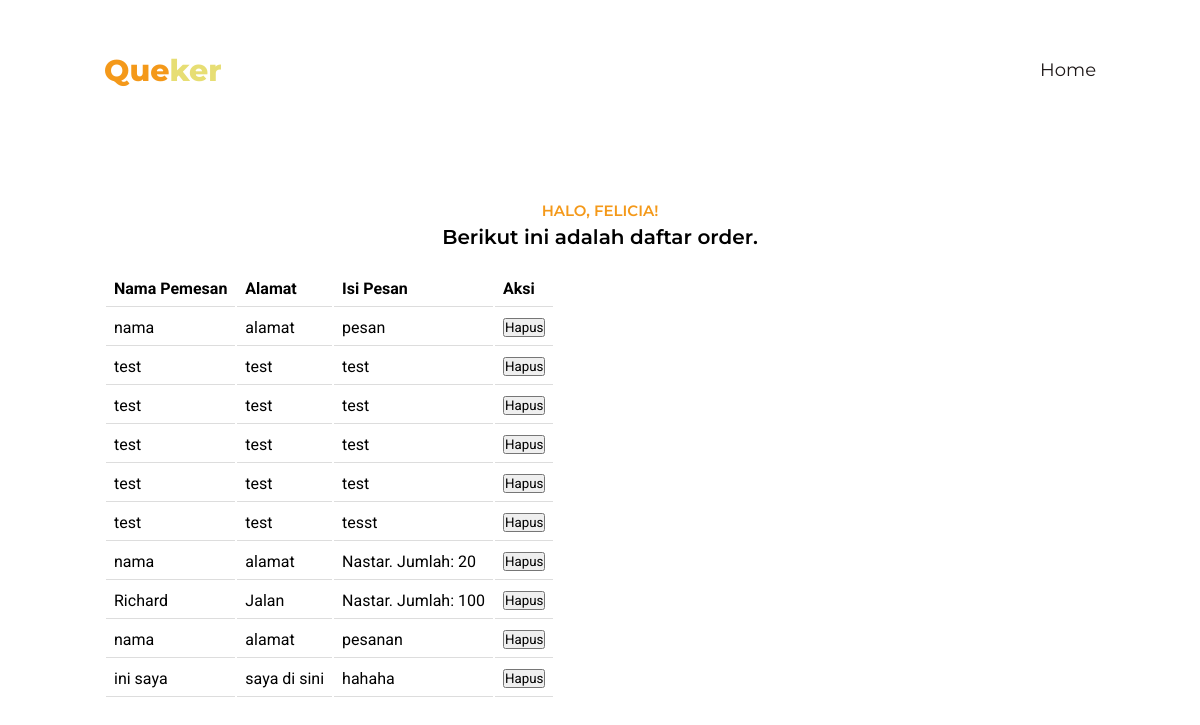
Screenshot of /daftarOrder.php (signed in) with the database file from the repository.
### tables this page shows
CREATE TABLE `orders` (
  `order_id` int NOT NULL,
  `name` varchar(255) NOT NULL,
  `address` varchar(255) NOT NULL,
  `message` varchar(255) NOT NULL,
  `insert_at` timestamp NULL DEFAULT CURRENT_TIMESTAMP,
  `updated_at` timestamp NULL DEFAULT CURRENT_TIMESTAMP ON UPDATE CURRENT_TIMESTAMP
);

### app/controller/daftarOrderPageController.php (called while the page is built, shortened)
<?php
include("./app/config/database.php");
function getAllOrders() {
    global $conn;
    if ($conn) {
        $sql = "SELECT * FROM orders";
        $result = mysqli_query($conn, $sql);
        if ($result && mysqli_num_rows($result) > 0) {
            $data = array();
            while ($row = mysqli_fetch_assoc($result)) {
                $data[] = $row;
            }
            return $data;
        } else {
            echo "there is no data";
            exit();
        }
    } else {
        echo "there is an error";
        exit();
    }
}

### daftarOrder.php (the view, shortened to what this page needs)
<?php
include "./app/controller/authController.php";
include "./app/controller/daftarOrderPageController.php";
$orders = getAllOrders();
?>
<!DOCTYPE html>
<html lang="en">
    <head>
        <link
            rel="stylesheet"
            href="https://cdnjs.cloudflare.com/ajax/libs/bootstrap-icons/1.10.5/font/bootstrap-icons.min.css"
        />
        <link href="https://cdn.jsdelivr.net/npm/sweetalert2@11.7.5/dist/sweetalert2.min.css" rel="stylesheet">
        <link rel="stylesheet" href="./css/daftarProduct.css" />
    </head>
    <body>
        <header>
            <div class="navbar">
                <div class="container">
                    <div class="navbar-logo">Que<span>ker</span></div>
                    <div class="navbar-wrapper">
                        <div class="navbar-menu">
                            <a href="./admin.php">Home</a>
                        </div>
                    </div>
                </div>
            </div>
        </header>
        <section class="order section-margin" id="order">
            <div class="container">
                <div class="row1">
                    <div class="title-section">
                        <p class="label">Halo, <?php echo $_SESSION['username'] ?>!</p>
                        <h3 class="heading">
                            Berikut ini adalah daftar order.
                        </h3>
                    </div>
                </div>
                <div class="row2">
                    <div class="table">
                        <table>
                            <thead>
                                <tr>
                                    <th>Nama Pemesan</th>
                                    <th>Alamat</th>
                                    <th>Isi Pesan</th>
                                    <th>Aksi</th>
                                </tr>
                            </thead>
                            <tbody>
                                <?php
                                    foreach ($orders as $item) {
                                        echo '<tr>';
                                        echo '<td>' . $item['name'] . '</td>';
                                        echo '<td>' . $item['address'] . '</td>';
                                        echo '<td>' . $item['message'] . '</td>';
                                        echo '<td><form action="" method="POST">';
                                        echo '<button type="submit" name="hapus">Hapus</button></td>';
                                        echo '</tr>';
                                    }
                                ?>
                            </tbody>
                        </table>
                    </div>
                </div>
            </div>
        </section>
    </body>
</html>

### css/daftarProduct.css (style rules this page uses)
:root { --primary-color: #f4991a; --button-color: #5c3c10; --heading-color: #e7de74; --main-font-color: #fff; --navbar-link-color: #1e1818; --heading-font: "Montserrat", sans-serif; --main-font: "Roboto", sans-serif; --bs-breakpoint-xs: 0; --bs-breakpoint-sm: 576px; --bs-breakpoint-md: 768px; --bs-breakpoint-lg: 992px; --bs-breakpoint-xl: 1200px; --bs-breakpoint-xxl: 1400px; }
* { font-family: var(--main-font); margin: 0; padding: 0; box-sizing: border-box; transition: all 0.3s ease-in-out; }
.container { max-width: var(--bs-breakpoint-lg); }
.section-margin { margin-top: 200px; }
.navbar { background-color: white; height: 140px; position: fixed; top: 0; left: 0; right: 0; display: flex; justify-content: center; align-items: center; z-index: 99; }
.navbar .container { margin: auto; width: 100%; display: flex; justify-content: space-between; align-items: center; }
.navbar .navbar-wrapper { display: flex; justify-content: space-between; width: 100%; }
.navbar .navbar-wrapper .navbar-menu { margin-left: auto; }
.navbar .navbar-logo { font-family: var(--heading-font); font-weight: 800; font-size: 30px; color: var(--primary-color); }
.navbar .navbar-logo span { font-family: var(--heading-font); font-weight: 800; font-size: 30px; color: var(--heading-color); }
.navbar .navbar-menu a { font-family: var(--heading-font); font-size: 18px; font-weight: 400; text-decoration: none; color: var(--navbar-link-color); margin-left: 20px; }
.order { padding: 0 20px; }
.order .container { margin: auto; }
.order .row1 .label { text-transform: uppercase; text-align: center; font-size: 15px; font-family: var(--heading-font); font-weight: 600; color: var(--primary-color); }
.order .row1 .heading { margin-top: 5px; text-align: center; font-family: var(--heading-font); font-weight: 600; font-size: 20px; color: var(--black-color); }
.order .container .row2 { margin-top: 20px; display: flex; justify-content: space-between; }
.table { width: 100%; border-collapse: collapse; position: relative; padding: 0; }
.table th, .table td { padding: 8px; text-align: left; border-bottom: 1px solid #ddd; }

### rows the page displays
orders: name "nama", address "alamat", message "pesan"
orders: name "test", address "test", message "test"
orders: name "test", address "test", message "test"
orders: name "test", address "test", message "test"
orders: name "test", address "test", message "test"
orders: name "test", address "test", message "tesst"
orders: name "nama", address "alamat", message "Nastar. Jumlah: 20"
orders: name "Richard", address "Jalan", message "Nastar. Jumlah: 100"
orders: name "nama", address "alamat", message "pesanan"
orders: name "ini saya", address "saya di sini", message "hahaha"

### other values shown
$_SESSION['username'] "FELICIA"
